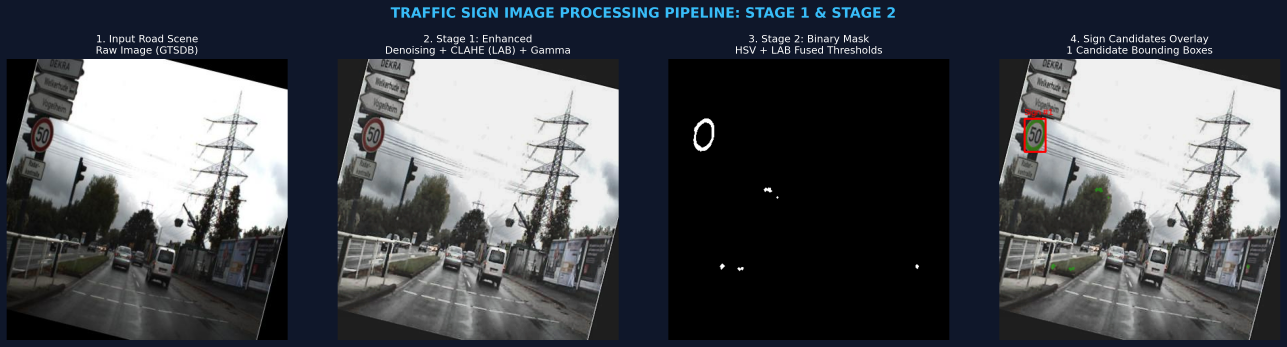
#> input picture assets/pipeline_summary.png, 3860 x 1040 px (shown at 1/3 size)
$ python -i thresholding.py   (imports and definitions only)
#> lines starting #> are read from the running program, lines starting #| are printed output that depends on the picture; after the words box and inside, x2 and y2 are one past the last pixel; in counts of white or black regions, pixels touching at a corner belong together
#> further down, picture is the input picture: shape (1040, 3860, 3); mean B, G, R 86, 80.7, 77.6
"""Color thresholding in HSV and CIELAB spaces for traffic sign segmentation (Stage 2).

Key improvements over naive thresholding:
1. Dual-space intersection (HSV AND LAB) for each color ensures true sign chromaticity.
2. Tightened saturation floors reject gray objects (road, buildings, cars, shadows).
3. Separate white mask used only for interior structure verification, NOT combined into main mask.
4. Added green/vegetation rejection mask to suppress trees and grass before combining.
"""

from typing import Dict, Optional, Tuple
import cv2
import numpy as np
from src.config import Stage2Config


def threshold_hsv_red(
    image_hsv: np.ndarray,
    lower1: Tuple[int, int, int] = (0, 50, 40),
    upper1: Tuple[int, int, int] = (12, 255, 255),
    lower2: Tuple[int, int, int] = (155, 50, 40),
    upper2: Tuple[int, int, int] = (180, 255, 255),
) -> np.ndarray:
    """Threshold saturated red in HSV space across the 0/180 hue wrap."""
#> called with lower1 = (0, 50, 40), upper1 = (12, 255, 255), lower2 = (155, 50, 40), upper2 = (180, 255, 255)
    mask1 = cv2.inRange(image_hsv, np.array(lower1, dtype=np.uint8), np.array(upper1, dtype=np.uint8))
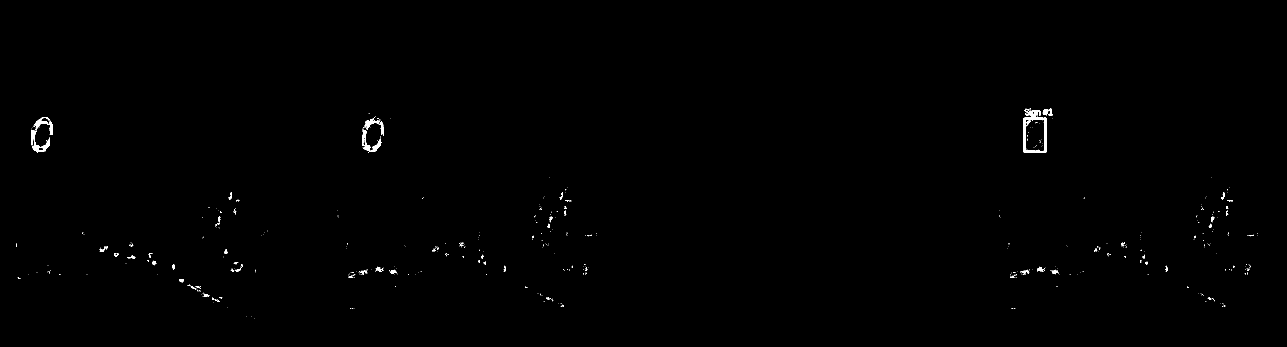
#> mask1: shape (1040, 3860) (shown at 1/3 size); 0.29% white; 524 white regions (461 under 20 px), largest, box (x1, y1, x2, y2) and area: (3070, 326, 3140, 459) 2766, (93, 390, 150, 457) 1156, (1086, 385, 1145, 455) 1019
    mask2 = cv2.inRange(image_hsv, np.array(lower2, dtype=np.uint8), np.array(upper2, dtype=np.uint8))
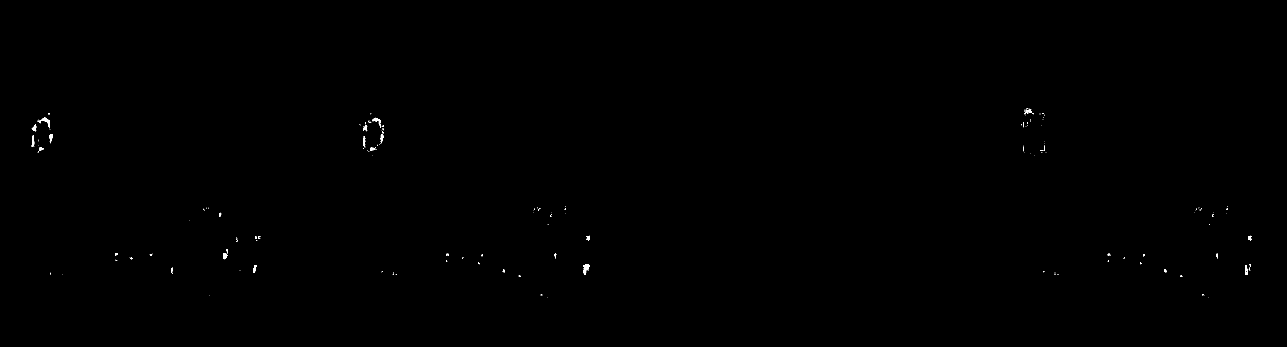
#> mask2: shape (1040, 3860) (shown at 1/3 size); 0.1% white; 175 white regions (143 under 20 px), largest, box (x1, y1, x2, y2) and area: (117, 353, 150, 385) 304, (1750, 793, 1768, 825) 298, (1117, 353, 1143, 372) 193
    return cv2.bitwise_or(mask1, mask2)
#> returned value: shape (1040, 3860); 0.39% white; 503 white regions (429 under 20 px), largest, box (x1, y1, x2, y2) and area: (3070, 325, 3140, 460) 3093, (93, 351, 159, 458) 2927, (1086, 353, 1152, 455) 2663


def threshold_hsv_blue(
    image_hsv: np.ndarray,
    lower: Tuple[int, int, int] = (95, 40, 40),
    upper: Tuple[int, int, int] = (135, 255, 255),
) -> np.ndarray:
    """Threshold blue mandatory signs in HSV space."""
#> called with lower = (95, 40, 40), upper = (135, 255, 255)
    return cv2.inRange(image_hsv, np.array(lower, dtype=np.uint8), np.array(upper, dtype=np.uint8))
#> returned value: shape (1040, 3860); 28.9% white; 415 white regions (301 under 20 px), largest, box (x1, y1, x2, y2) and area: (0, 0, 3860, 1040) 1146592, (654, 720, 753, 793) 3312, (680, 806, 734, 862) 1761


def threshold_hsv_yellow(
    image_hsv: np.ndarray,
    lower: Tuple[int, int, int] = (14, 50, 50),
    upper: Tuple[int, int, int] = (38, 255, 255),
) -> np.ndarray:
    """Threshold yellow/amber warning signs in HSV space."""
#> called with lower = (14, 50, 50), upper = (38, 255, 255)
    return cv2.inRange(image_hsv, np.array(lower, dtype=np.uint8), np.array(upper, dtype=np.uint8))
#> returned value: shape (1040, 3860); 0.32% white; 486 white regions (417 under 20 px), largest, box (x1, y1, x2, y2) and area: (1268, 546, 1336, 597) 1491, (1166, 787, 1261, 818) 1442, (3253, 546, 3321, 597) 1177


def threshold_hsv_white(
    image_hsv: np.ndarray,
    lower: Tuple[int, int, int] = (0, 0, 170),
    upper: Tuple[int, int, int] = (180, 40, 255),
) -> np.ndarray:
    """Threshold white sign interior, borders, and numerals in HSV space."""
#> called with lower = (0, 0, 170), upper = (180, 40, 255)
    return cv2.inRange(image_hsv, np.array(lower, dtype=np.uint8), np.array(upper, dtype=np.uint8))
#> returned value: shape (1040, 3860); 21.9% white; 853 white regions (443 under 20 px), largest, box (x1, y1, x2, y2) and area: (136, 177, 863, 730) 273119, (1139, 177, 1856, 738) 260111, (3140, 177, 3841, 738) 259756


def threshold_lab_red(
    image_lab: np.ndarray,
    lower: Tuple[int, int, int] = (20, 140, 100),
    upper: Tuple[int, int, int] = (255, 255, 255),
) -> np.ndarray:
    """Threshold red in CIELAB space. a* >= 150 isolates distinct red chrominance."""
#> called with lower = (20, 130, 100), upper = (255, 255, 255)
    return cv2.inRange(image_lab, np.array(lower, dtype=np.uint8), np.array(upper, dtype=np.uint8))
#> returned value: shape (1040, 3860); 30.1% white; 3264 white regions (2815 under 20 px), largest, box (x1, y1, x2, y2) and area: (0, 0, 3860, 1040) 1120677, (3062, 324, 3160, 471) 4336, (1080, 350, 1156, 471) 4197


def threshold_lab_blue(
    image_lab: np.ndarray,
    lower: Tuple[int, int, int] = (20, 60, 20),
    upper: Tuple[int, int, int] = (230, 145, 115),
) -> np.ndarray:
    """Threshold blue in CIELAB space. b* <= 100 isolates blue chrominance."""
#> called with lower = (20, 60, 20), upper = (230, 145, 155)
    return cv2.inRange(image_lab, np.array(lower, dtype=np.uint8), np.array(upper, dtype=np.uint8))
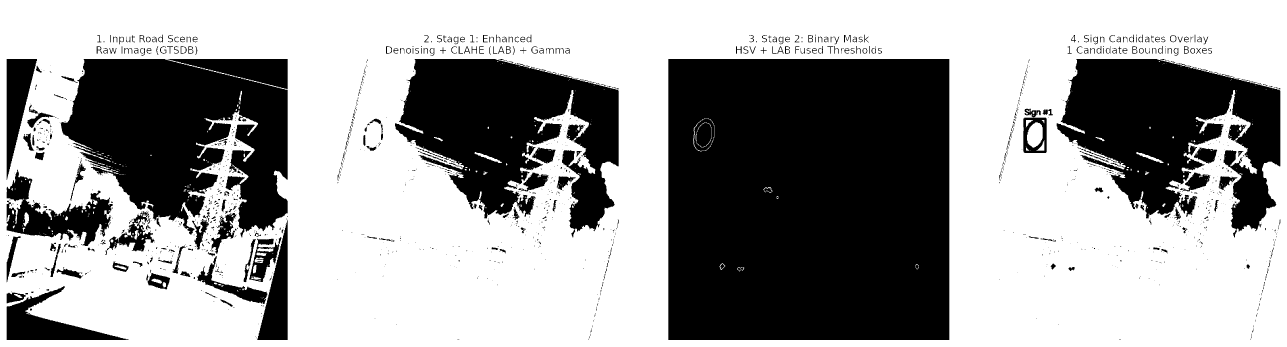
#> returned value: shape (1040, 3860) (shown at 1/3 size); 61.7% white; 1398 black regions (1011 under 20 px), largest, box (x1, y1, x2, y2) and area: (2005, 177, 2848, 1020) 705005, (182, 177, 863, 712) 235768, (1185, 177, 1856, 712) 204331


def threshold_lab_yellow(
    image_lab: np.ndarray,
    lower: Tuple[int, int, int] = (40, 100, 140),
    upper: Tuple[int, int, int] = (255, 160, 255),
) -> np.ndarray:
    """Threshold yellow in CIELAB space. b* >= 150 isolates yellow chrominance."""
#> called with lower = (40, 100, 140), upper = (255, 160, 255)
    return cv2.inRange(image_lab, np.array(lower, dtype=np.uint8), np.array(upper, dtype=np.uint8))
#> returned value: shape (1040, 3860); 0.05% white; 191 white regions (161 under 20 px), largest, box (x1, y1, x2, y2) and area: (1222, 795, 1241, 812) 188, (3092, 369, 3134, 453) 113, (3204, 795, 3226, 814) 110


def _create_vegetation_mask(image_hsv: np.ndarray) -> np.ndarray:
    """Create a mask of green vegetation (trees, grass) to subtract from candidate regions.

    Trees and grass are a major source of false positives since they can have locally
    saturated patches that get picked up by broad color ranges.
    """
    # Green vegetation: H in [35, 85], moderate saturation and value
    green_mask = cv2.inRange(
        image_hsv,
        np.array([35, 30, 20], dtype=np.uint8),
        np.array([85, 255, 255], dtype=np.uint8),
    )
    # Dilate slightly so green areas bleed into adjacent pixels
    kernel = cv2.getStructuringElement(cv2.MORPH_ELLIPSE, (5, 5))
    green_mask = cv2.dilate(green_mask, kernel, iterations=1)
    return green_mask


def segment_traffic_sign_colors(
    image_bgr: np.ndarray,
    config: Optional[Stage2Config] = None,
) -> Dict[str, np.ndarray]:
    """Execute multi-color segmentation across HSV and CIELAB color spaces.

    Intersects HSV and LAB space constraints for each chromatic category to ensure
    high specificity and eliminate asphalt, vehicle bodies, and shadow reflections.
    Green vegetation is subtracted to prevent tree/grass false positives.
    """
    cfg = config or Stage2Config()

    image_hsv = cv2.cvtColor(image_bgr, cv2.COLOR_BGR2HSV)
    image_lab = cv2.cvtColor(image_bgr, cv2.COLOR_BGR2LAB)

    # HSV masks
    hsv_red = threshold_hsv_red(image_hsv, cfg.hsv_red_lower1, cfg.hsv_red_upper1, cfg.hsv_red_lower2, cfg.hsv_red_upper2)
    hsv_blue = threshold_hsv_blue(image_hsv, cfg.hsv_blue_lower, cfg.hsv_blue_upper)
    hsv_yellow = threshold_hsv_yellow(image_hsv, cfg.hsv_yellow_lower, cfg.hsv_yellow_upper)
    hsv_white = threshold_hsv_white(image_hsv, cfg.hsv_white_lower, cfg.hsv_white_upper)

    # LAB masks
    lab_red = threshold_lab_red(image_lab, cfg.lab_red_lower, cfg.lab_red_upper)
    lab_blue = threshold_lab_blue(image_lab, cfg.lab_blue_lower, cfg.lab_blue_upper)
    lab_yellow = threshold_lab_yellow(image_lab, cfg.lab_yellow_lower, cfg.lab_yellow_upper)

    # Dual-space intersection: ensures true sign chromaticity in BOTH spaces
    fused_red = cv2.bitwise_and(hsv_red, lab_red)
#> fused_red: shape (1040, 3860); 0.39% white; 470 white regions (398 under 20 px), largest, box (x1, y1, x2, y2) and area: (3070, 325, 3140, 460) 3092, (93, 351, 159, 458) 2892, (1086, 353, 1152, 455) 2663
    fused_blue = cv2.bitwise_and(hsv_blue, lab_blue)
    fused_yellow = cv2.bitwise_and(hsv_yellow, lab_yellow)
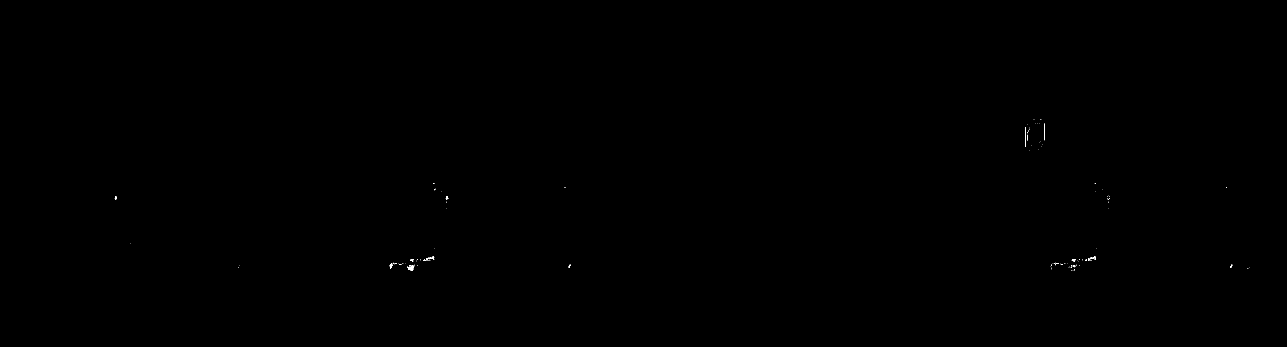
#> fused_yellow: shape (1040, 3860) (shown at 1/3 size); 0.03% white; 115 white regions (98 under 20 px), largest, box (x1, y1, x2, y2) and area: (1222, 797, 1241, 812) 170, (1169, 789, 1179, 803) 65, (3077, 381, 3078, 441) 60

    # Subtract green vegetation areas to reduce false positives from trees/grass
    if getattr(cfg, "subtract_vegetation", True):
        vegetation_mask = _create_vegetation_mask(image_hsv)
#> in _create_vegetation_mask, `green_mask = cv2.dilate(green_mask, kernel, iterations=1)`:
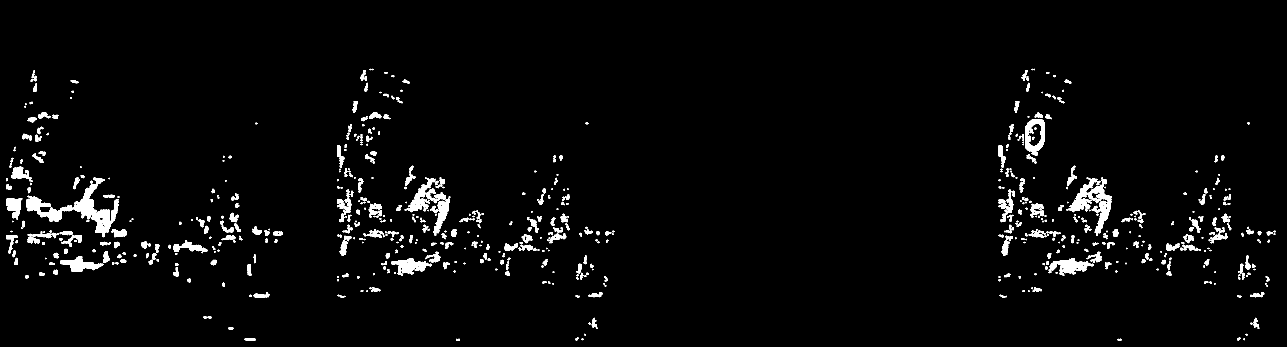
#> green_mask: shape (1040, 3860) (shown at 1/3 size); 2.7% white; 736 white regions (135 under 20 px), largest, box (x1, y1, x2, y2) and area: (220, 532, 356, 712) 7654, (3199, 534, 3336, 707) 6827, (78, 587, 217, 665) 4019
        inv_vegetation = cv2.bitwise_not(vegetation_mask)
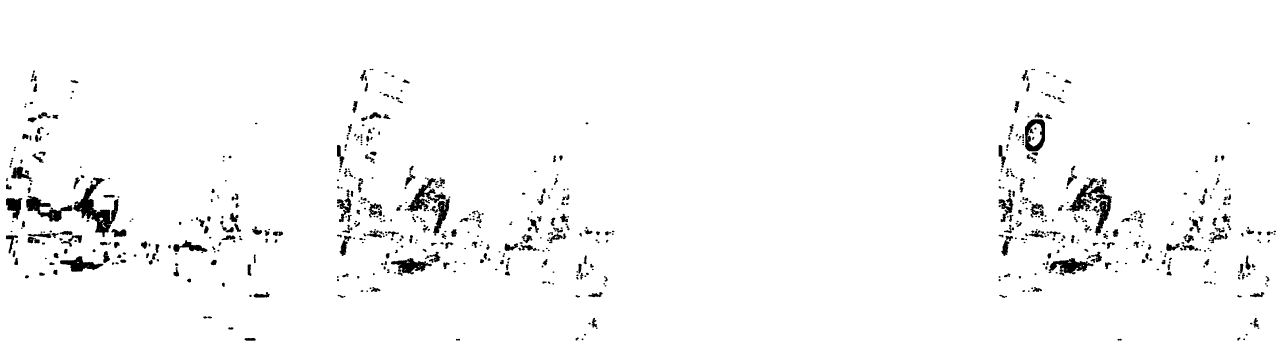
#> inv_vegetation: shape (1040, 3860) (shown at 1/3 size); 97.3% white; 736 black regions (135 under 20 px), largest, box (x1, y1, x2, y2) and area: (220, 532, 356, 712) 7654, (3199, 534, 3336, 707) 6827, (78, 587, 217, 665) 4019
        fused_red = cv2.bitwise_and(fused_red, inv_vegetation)
#> fused_red: shape (1040, 3860); 0.37% white; 447 white regions (374 under 20 px), largest, box (x1, y1, x2, y2) and area: (93, 351, 159, 458) 2888, (1086, 353, 1152, 455) 2657, (3070, 325, 3140, 460) 2613
        fused_blue = cv2.bitwise_and(fused_blue, inv_vegetation)
#> fused_blue: shape (1040, 3860); 28.9% white; 412 white regions (298 under 20 px), largest, box (x1, y1, x2, y2) and area: (0, 0, 3860, 1040) 1146132, (654, 720, 753, 793) 3306, (680, 806, 734, 862) 1761
        fused_yellow = cv2.bitwise_and(fused_yellow, inv_vegetation)
#> fused_yellow: shape (1040, 3860); 0.01% white in thin lines or dots, all inside (x1, y1, x2, y2) = (344, 549, 3697, 811)

    mask_combined = cv2.bitwise_or(fused_red, cv2.bitwise_or(fused_blue, fused_yellow))
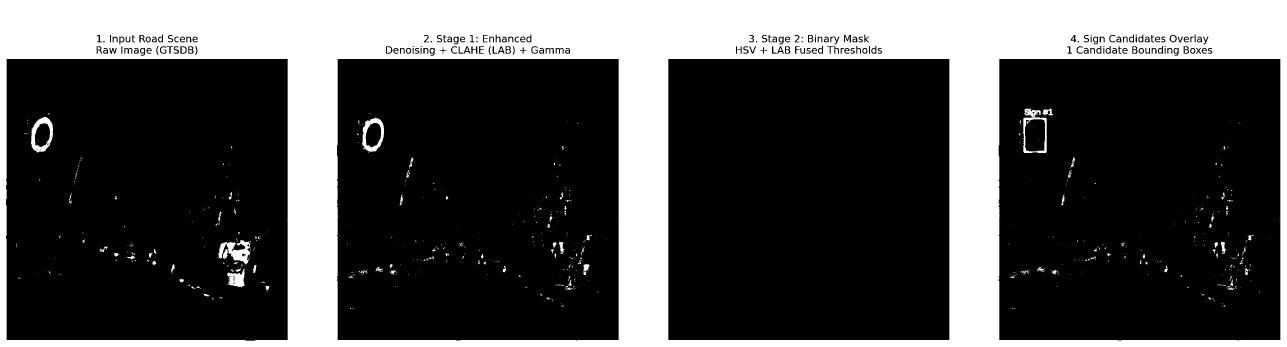
#> mask_combined: shape (1040, 3860) (shown at 1/3 size); 29.3% white; 899 white regions (703 under 20 px), largest, box (x1, y1, x2, y2) and area: (0, 0, 3860, 1040) 1146142, (654, 720, 753, 793) 3306, (93, 351, 159, 458) 2888

    return {
        "mask_red": fused_red,
        "mask_blue": fused_blue,
        "mask_yellow": fused_yellow,
        "mask_white": hsv_white,
        "hsv_red": hsv_red,
        "hsv_blue": hsv_blue,
        "hsv_yellow": hsv_yellow,
        "lab_red": lab_red,
        "lab_blue": lab_blue,
        "lab_yellow": lab_yellow,
        "mask_combined": mask_combined,
    }

>>> import cv2
>>> picture = cv2.imread('../../assets/pipeline_summary.png')
>>> result = segment_traffic_sign_colors(picture)
#> result = 11 items

$ run again, on assets/stage1_enhancement_report.png
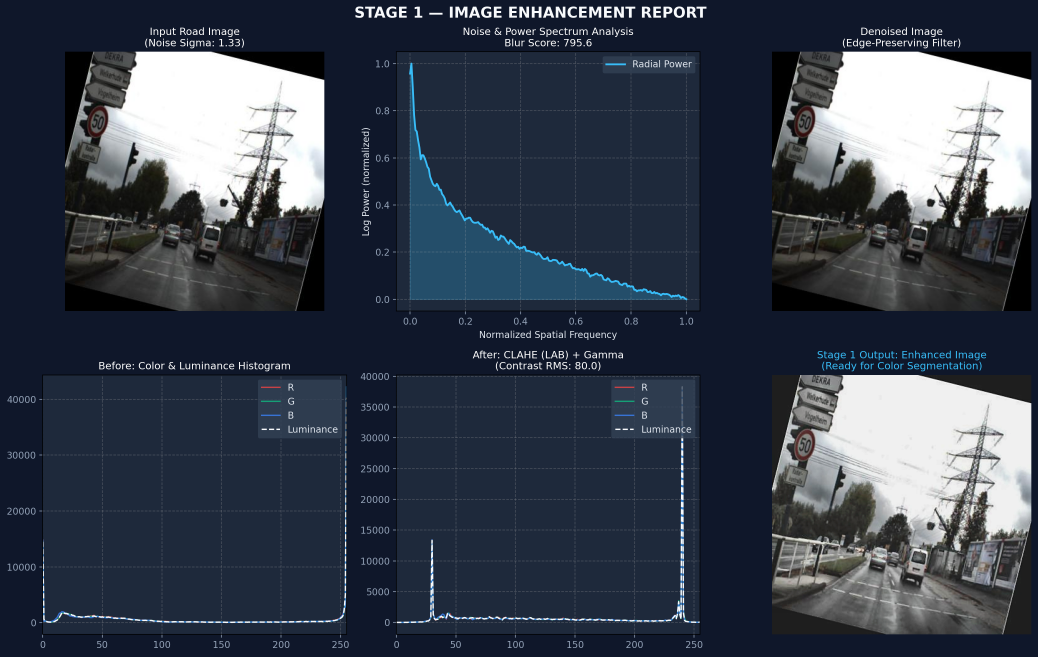
#> input picture assets/stage1_enhancement_report.png, 3114 x 1970 px (shown at 1/3 size)
#> picture is the input picture: shape (1970, 3114, 3); mean B, G, R 77.9, 64.9, 57.2
#> image_hsv: shape (1970, 3114, 3); mean H, S, V 87.2, 103.7, 78.4
#> image_lab: shape (1970, 3114, 3); mean of channels 0, 1, 2 65, 129.5, 118.5
#> in threshold_hsv_red, `mask1 = cv2.inRange(image_hsv, np.array(lower1, dtype=np.uint8), np.ar..`:
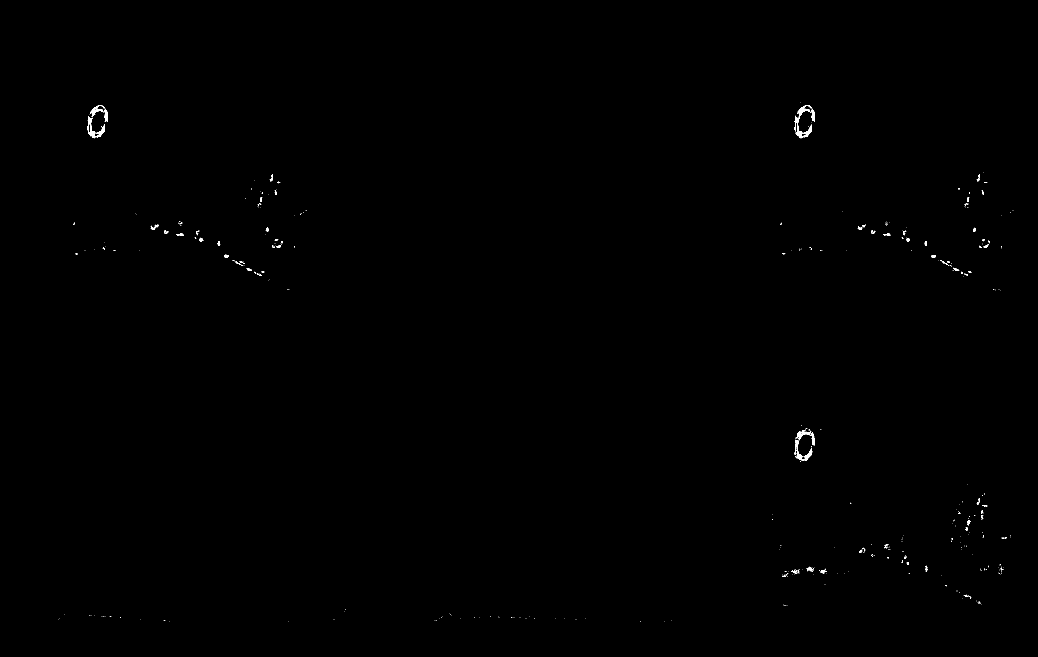
#> mask1: shape (1970, 3114) (shown at 1/3 size); 0.15% white; 434 white regions (365 under 20 px), largest, box (x1, y1, x2, y2) and area: (2383, 316, 2436, 415) 1440, (262, 348, 315, 415) 989, (2383, 1321, 2438, 1382) 866
#> mask2: shape (1970, 3114); 0.08% white; 248 white regions (206 under 20 px), largest, box (x1, y1, x2, y2) and area: (2402, 318, 2437, 347) 268, (289, 318, 316, 346) 242, (783, 1160, 842, 1164) 236
#> inv_vegetation: shape (1970, 3114); 98.4% white; 642 black regions (114 under 20 px), largest, box (x1, y1, x2, y2) and area: (2369, 482, 2626, 647) 9946, (379, 483, 505, 649) 6682, (249, 533, 377, 606) 3547
#> in segment_traffic_sign_colors, `mask_combined = cv2.bitwise_or(fused_red, cv2.bitwise_or(fused_blue, f..`:
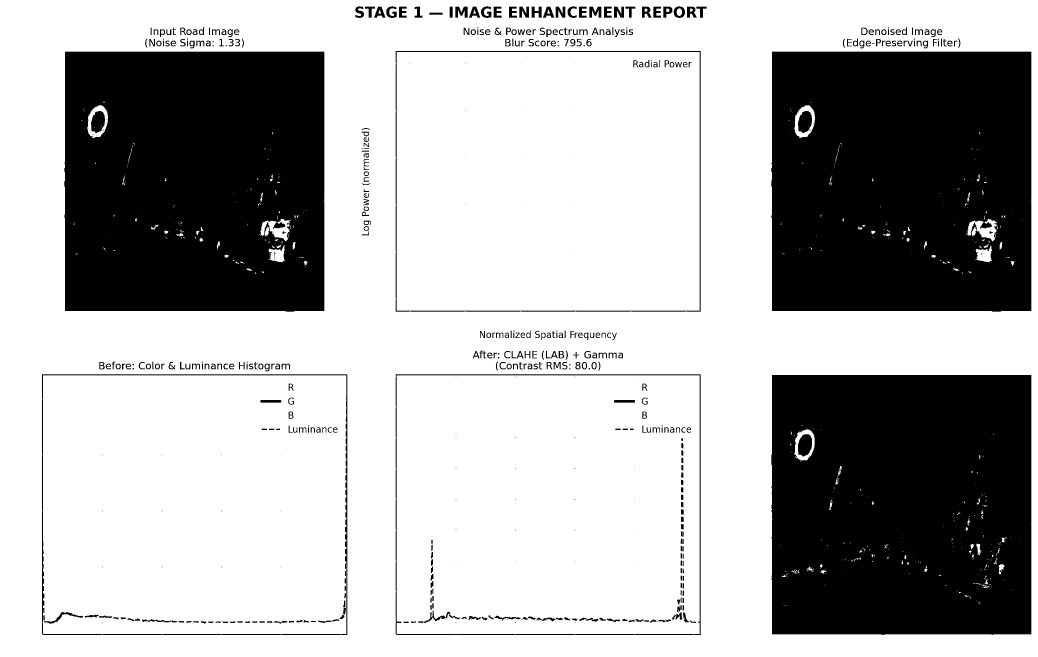
#> mask_combined: shape (1970, 3114) (shown at 1/3 size); 69.3% white; 600 black regions (178 under 20 px), largest, box (x1, y1, x2, y2) and area: (2314, 1125, 3094, 1905) 597433, (2314, 155, 3094, 935) 594059, (193, 155, 973, 935) 593907
#> result = 11 items
